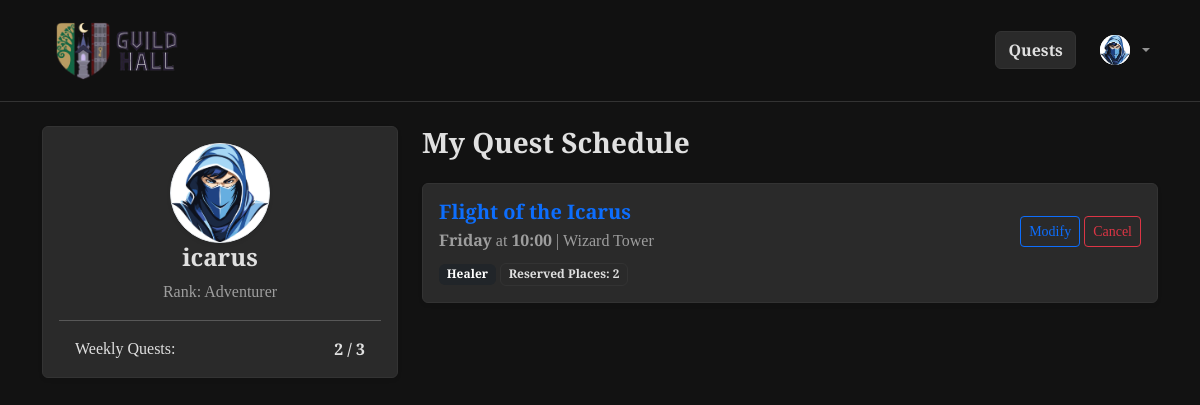
The page /profile (signed in) on the database its author committed.
### tables this page shows
CREATE TABLE "users" (
	"UId"	INTEGER,
	"username"	TEXT NOT NULL UNIQUE,
	"password_hash"	TEXT NOT NULL,
	"role"	TEXT NOT NULL,
	"avatar_filename"	TEXT,
	PRIMARY KEY("UId" AUTOINCREMENT)
);

CREATE TABLE "participations" (
	"PId"	INTEGER,
	"SId"	INTEGER NOT NULL,
	"UId"	INTEGER NOT NULL,
	"party_role"	TEXT NOT NULL,
	"places_reserved"	INTEGER NOT NULL,
	PRIMARY KEY("PId" AUTOINCREMENT),
	FOREIGN KEY("SId") REFERENCES "sessions"("SId"),
	FOREIGN KEY("UId") REFERENCES "users"("UId")
);

CREATE TABLE "quests" (
	"QId"	INTEGER,
	"title"	TEXT NOT NULL,
	"duration"	INTEGER NOT NULL,
	"quest_type"	TEXT NOT NULL,
	"difficulty"	TEXT NOT NULL,
	"description"	TEXT,
	"image_filename"	TEXT,
	PRIMARY KEY("QId" AUTOINCREMENT)
);

### app.py (the view)
@app.route('/profile')
@login_required
def profile():
    if current_user.role != AD:
        flash("Guild Masters have a different dashboard.", "info")
        return redirect(url_for('index')) # We will point this to GM Dashboard later
    raw_participations = db.get_user_participations(current_user.UId)
    participations = []
    total_places = 0
    for row in raw_participations:
        part_dict = dict(row)
        part_dict['is_modifiable'] = util.can_modify_session(
            row['day'], row['start_time'], SIMULATED_DAY, SIMULATED_TIME
        )
        total_places += row['places_reserved']
        participations.append(part_dict)
    return render_template('adventurer_profile.html', participations=participations, total_places = total_places)

### app.py (called while the page is built)
@login_manager.user_loader
def load_user(user_id):
    return db.get_user_by_id(user_id)

### db.py (called while the page is built)
def get_db_connection():
    conn = sqlite3.connect('database.db')
    conn.row_factory = sqlite3.Row
    return conn

def get_user_by_id(uid):
    conn = get_db_connection()
    cursor = conn.cursor()
    query = 'SELECT * FROM users WHERE UId = ?'
    cursor.execute(query, (uid,))
    user_row = cursor.fetchone()
    conn.close()
    if user_row:
        return User(id=user_row['UId'],
                    username=user_row['username'],
                    role=user_row['role'],
                    avatar_filename=user_row['avatar_filename'])
    return None

def get_user_participations(user_id):
    conn = get_db_connection()
    query = '''
        SELECT p.PId as participation_id, p.party_role, p.places_reserved,
               s.SId as session_id, s.day, s.start_time, s.location,
               q.title, q.duration, q.quest_type
        FROM participations p
        JOIN sessions s ON p.SId = s.SId
        JOIN quests q ON s.QId = q.QId
        WHERE p.UId = ?
        ORDER BY
        CASE s.day
            WHEN 'Monday' THEN 1
            WHEN 'Tuesday' THEN 2
            WHEN 'Wednesday' THEN 3
            WHEN 'Thursday' THEN 4
            WHEN 'Friday' THEN 5
            WHEN 'Saturday' THEN 6
            WHEN 'Sunday' THEN 7
        END, s.start_time ASC
    '''
    participations = conn.execute(query, (user_id,)).fetchall()
    conn.close()
    return participations

### util.py (called while the page is built)
def get_total_hours(day_str, time_str):
    days = {
        "Monday": 0, "Tuesday": 1, "Wednesday": 2, "Thursday": 3,
        "Friday": 4, "Saturday": 5, "Sunday": 6
    }
    hours, minutes = map(int, time_str.split(':'))
    return (days[day_str] * 24) + hours + (minutes / 60.0)

def can_modify_session(session_day, session_time, current_day, current_time):
    session_total = get_total_hours(session_day, session_time)
    current_total = get_total_hours(current_day, current_time)
    return (session_total - current_total) > 8

### templates/adventurer_profile.html (shortened to what this page needs)
{% extends 'base.html' %}
{% block content %}
<div class="row">
    <div class="col-md-4 mb-4">
        <div class="card shadow-sm">
            <div class="card-body text-center">
                {% if current_user.avatar_filename %}
                        <img src="{{ url_for('static', filename='images/avatars/' + current_user.avatar_filename) }}" alt="Avatar" class="rounded-circle mb-3 avatar">
                    {% else %}
                        <img src="{{ url_for('static', filename='images/avatars/davatar.jpg') }}" alt="Default Avatar" class="rounded-circle shadow-sm border avatar">
                    {% endif %}
                <h4 class="card-title">{{ current_user.username }}</h4>
                <p class="text-muted mb-1">Rank: Adventurer</p>
                <hr>
                <div class="d-flex justify-content-between px-3">
                    <span>Weekly Quests:</span>
                    <strong>{{ total_places }} / 3</strong>
                </div>
            </div>
        </div>
    </div>
    <div class="col-md-8">
        <h3 class="mb-4">My Quest Schedule</h3>
        {% if participations %}
            <div class="row row-cols-1 g-3">
                {% for p in participations %}
                    <div class="col">
                        <div class="card shadow-sm border-start border-4 {% if p.is_modifiable %}border-success{% else %}border-secondary{% endif %}">
                            <div class="card-body">
                                <div class="d-flex justify-content-between align-items-start">
                                    <div>
                                        <h5 class="card-title mb-1">
                                            <a href="{{ url_for('session_detail', session_id=p.session_id) }}" class="text-decoration-none text-primary">
                                                {{ p.title }}
                                            </a>
                                        </h5>
                                        <p class="text-muted mb-2">
                                            <strong>{{ p.day }}</strong> at <strong>{{ p.start_time }}</strong> | {{ p.location }}
                                        </p>
                                        <div class="mt-2">
                                            <span class="badge bg-dark">{{ p.party_role }}</span>
                                            <span class="badge bg-light text-dark border">Reserved Places: {{ p.places_reserved }}</span>
                                        </div>
                                    </div>
                                    <div class="text-end mt-3">
                                        {% if p.is_modifiable %}
                                            <button type="button" class="btn btn-outline-primary btn-sm ms-1" data-bs-toggle="modal" data-bs-target="#manageParticipationModal{{ p.participation_id }}">
                                                Modify
                                            </button>
                                            <form action="{{ url_for('cancel_booking', participation_id=p.participation_id) }}" method="POST" class="d-inline" onsubmit="return confirm('Are you sure you want to cancel your place in this quest?');">
                                                <button type="submit" class="btn btn-outline-danger btn-sm">Cancel</button>
                                            </form>
                                        {% endif %}
                                    </div>
                                </div>
                            </div>
                        </div>
                    </div>
                {% endfor %}
            </div>
        {% else %}
            <div class="alert alert-info">
                You have not joined any quests this week. <a href="{{ url_for('index') }}" class="alert-link">Browse the schedule</a> to find an adventure!
            </div>
        {% endif %}
    </div>
</div>
{% endblock %}

### static/css/style.css (style rules this page uses)
:root { --bg-obsidian: #121212; --surface-parchment: #2A2A2A; --text-primary: #E0E0E0; --text-muted: #9E9E9E; --accent-magic: #39FF14; --role-warrior: #dc7e14; --role-mage: #00b0ff; --role-healer: #92c850; --border-dim: #333333; }
body { background-color: var(--bg-obsidian); color: var(--text-primary); font-family: 'EB Garamond', serif; }
h1, h2, h3, h4, h5, h6, .navbar-brand { font-family: 'Cinzel', serif; font-weight: 600; color: var(--text-primary); }
p { font-size: 1rem; font-weight: 400; }
.card, .bg-light, .bg-white { background-color: var(--surface-parchment) !important; border: 1px solid var(--border-dim) !important; color: var(--text-primary) !important; }
.text-muted { color: var(--text-muted) !important; }
.badge { color: white; }
.avatar { width: 100px; height: 100px; object-fit: cover; background-color: #e9ecef; }
.card-title { white-space: nowrap; overflow: hidden; text-overflow: ellipsis; }

### rows shown on the page
users: username "icarus"
participations: title "Flight of the Icarus", day "Friday", start_time "10:00", location "Wizard Tower", party_role "Healer", places_reserved "2"

### other values the page prints
{{ total_places }} "2"
